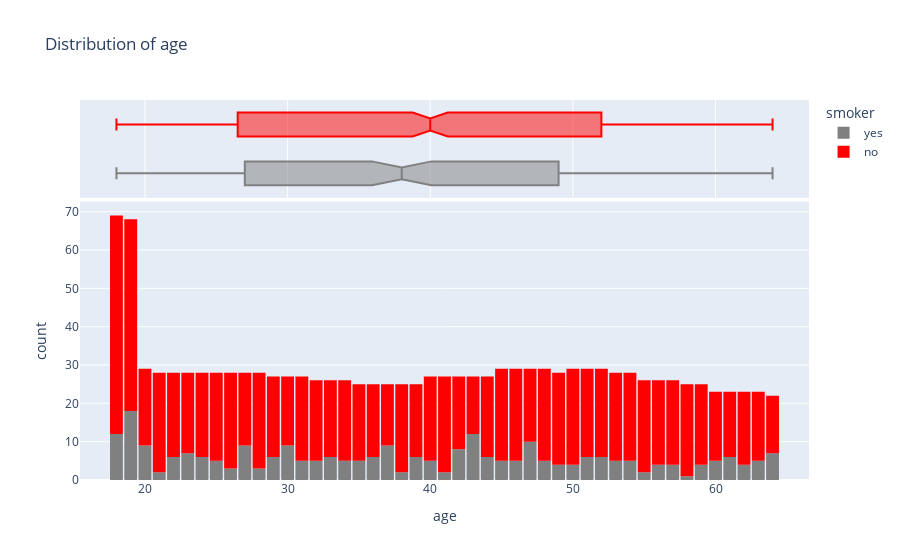

Notebook cell for this chart:
### Markdown cell above
### Distributions

### Code cell
fig = px.histogram(
    medical_df,x='age',
    marginal='box',
    title='Distribution of age',
    nbins=47,
    color_discrete_sequence = ['grey','red'],
    color='smoker'
    )

fig.update_layout(bargap = 0.1)
fig.show()

### Figure 1 — Plotly figure (JSON) as saved in the notebook; plotly's stock layout.template omitted (floating-point values rounded to 4 significant figures; data arrays with more than 128 entries replaced by an {"elided": "..."} marker saying what was removed)
{"data": [{"alignmentgroup": "True", "bingroup": "x", "hovertemplate": "smoker=yes<br>age=%{x}<br>count=%{y}<extra></extra>", "legendgroup": "yes", "marker": {"color": "grey", "pattern": {"shape": ""}}, "name": "yes", "nbinsx": 47, "offsetgroup": "yes", "orientation": "v", "showlegend": true, "type": "histogram", "x": {"elided": "274 int values"}, "xaxis": "x", "yaxis": "y"}, {"alignmentgroup": "True", "hovertemplate": "smoker=yes<br>age=%{x}<extra></extra>", "legendgroup": "yes", "marker": {"color": "grey"}, "name": "yes", "notched": true, "offsetgroup": "yes", "showlegend": false, "type": "box", "x": {"elided": "274 int values"}, "xaxis": "x2", "yaxis": "y2"}, {"alignmentgroup": "True", "bingroup": "x", "hovertemplate": "smoker=no<br>age=%{x}<br>count=%{y}<extra></extra>", "legendgroup": "no", "marker": {"color": "red", "pattern": {"shape": ""}}, "name": "no", "nbinsx": 47, "offsetgroup": "no", "orientation": "v", "showlegend": true, "type": "histogram", "x": {"elided": "1064 int values"}, "xaxis": "x", "yaxis": "y"}, {"alignmentgroup": "True", "hovertemplate": "smoker=no<br>age=%{x}<extra></extra>", "legendgroup": "no", "marker": {"color": "red"}, "name": "no", "notched": true, "offsetgroup": "no", "showlegend": false, "type": "box", "x": {"elided": "1064 int values"}, "xaxis": "x2", "yaxis": "y2"}], "layout": {"bargap": 0.1, "barmode": "relative", "legend": {"title": {"text": "smoker"}, "tracegroupgap": 0}, "title": {"text": "Distribution of age"}, "xaxis": {"anchor": "y", "domain": [0, 1], "title": {"text": "age"}}, "xaxis2": {"anchor": "y2", "domain": [0, 1], "matches": "x", "showgrid": true, "showticklabels": false}, "yaxis": {"anchor": "x", "domain": [0, 0.7326], "title": {"text": "count"}}, "yaxis2": {"anchor": "x2", "domain": [0.7426, 1], "matches": "y2", "showgrid": false, "showline": false, "showticklabels": false, "ticks": ""}}}
